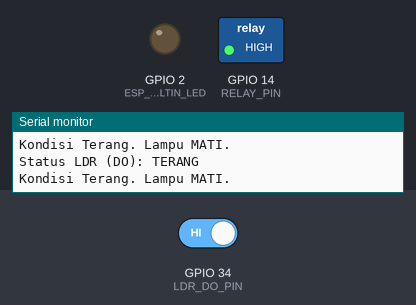
The sketch below on a simulated ESP32. Shown: switched loads named in the sketch (green lamp = pin HIGH), output pins drawn as LEDs (lit = HIGH), the last lines printed to the serial monitor. The inputs (shaded band) are chosen by the test bench; at power-on: GPIO 34 (LDR_DO_PIN) HIGH. WiFi joins after 1.5 s; servers stay silent unless stated.

Above: at 3.2 s.
3.3 s: GPIO 34 (LDR_DO_PIN) driven LOW
At 4.5 s:
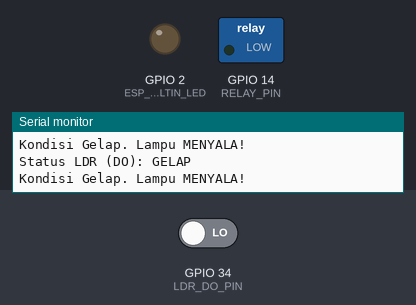
4.8 s: GPIO 34 (LDR_DO_PIN) driven HIGH
At 5.9 s:
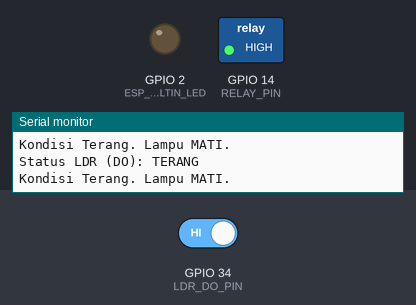
Timing chart, 0 to 7.8 s (numbered marks = the images above; inputs shaded):
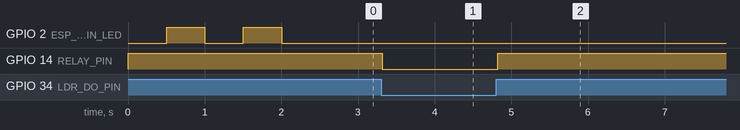

Measured:
- after the input at 3.3 s, GPIO 14 (RELAY_PIN): HIGH → LOW at once
- after the input at 4.8 s, GPIO 14 (RELAY_PIN): LOW → HIGH at once

The sketch:

sketch_jun1a.ino
```cpp
#include <WiFi.h>
#include <WebServer.h>

WebServer server(80);

const char* ssid = "KZ25-RX10023";
const char* password = "00000000";

const int LDR_DO_PIN = 34;
const int RELAY_PIN = 14;
const int ESP_BUILTIN_LED = 2;

bool manualMode = false;
bool relayState = false; // false = mati, true = nyala

void setup() {
  Serial.begin(115200);
  Serial.println("Sistem Lampu Otomatis Aktif (Menggunakan LDR DO)!");

  pinMode(LDR_DO_PIN, INPUT);
  pinMode(RELAY_PIN, OUTPUT);
  pinMode(ESP_BUILTIN_LED, OUTPUT);

  digitalWrite(RELAY_PIN, HIGH); // Lampu mati
  digitalWrite(ESP_BUILTIN_LED, HIGH);

  Serial.print("Connecting to WiFi ");
  Serial.print(ssid);
  Serial.print("...");

  WiFi.begin(ssid, password);

  while (WiFi.status() != WL_CONNECTED) {
    digitalWrite(ESP_BUILTIN_LED, LOW);
    delay(500);
    digitalWrite(ESP_BUILTIN_LED, HIGH);
    delay(500);
    Serial.print(".");
  }

  digitalWrite(ESP_BUILTIN_LED, LOW);
  Serial.println("");
  Serial.println("Connected to WiFi network!");
  Serial.print("IP Address: ");
  Serial.println(WiFi.localIP());

  server.on("/led", HTTP_GET, getLed);
  server.on("/led", HTTP_POST, setLedOtomatis);
  server.begin();
  Serial.println("Server Started...");
}

void loop() {
  server.handleClient();

  if (!manualMode) {
    int ldrDigitalStatus = digitalRead(LDR_DO_PIN);
    Serial.print("Status LDR (DO): ");
    Serial.println(ldrDigitalStatus == HIGH ? "TERANG" : "GELAP");

    if (ldrDigitalStatus == LOW) {
      digitalWrite(RELAY_PIN, LOW); // Lampu nyala
      relayState = true;
      Serial.println("Kondisi Gelap. Lampu MENYALA!");
    } else {
      digitalWrite(RELAY_PIN, HIGH); // Lampu mati
      relayState = false;
      Serial.println("Kondisi Terang. Lampu MATI.");
    }
  }
  delay(100);
}

void setLedOtomatis() {
  // Toggle manual mode dan relay
  manualMode = !manualMode;
  if (manualMode) {
    relayState = !relayState;
    digitalWrite(RELAY_PIN, relayState ? LOW : HIGH);
  }
  server.sendHeader("Access-Control-Allow-Origin", "*");
  server.send(200, "text/plain", relayState ? "ON" : "OFF");
}

void getLed() {
  server.sendHeader("Access-Control-Allow-Origin", "*");
  server.send(200, "text/plain", relayState ? "ON" : "OFF");
}
```
